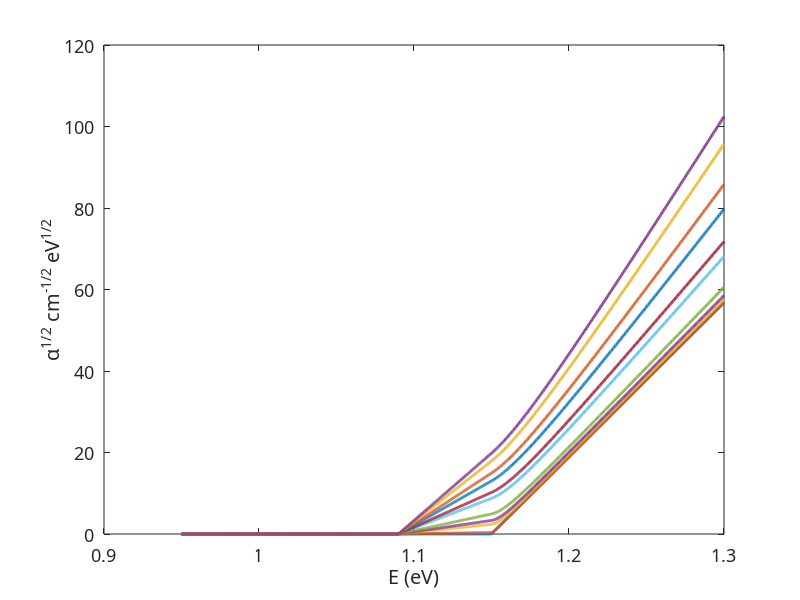

This chart was generated by the following MATLAB code: (Note: this script raises an error after producing the figure.)
clc;
clearvars;
close all;

format long;
set(0,'DefaultAxesFontName', 'Latex');
set(0,'DefaultAxesFontSize', 13);

%% physical constants
m0      = 9.11e-31;
q       = 1.6e-19;
eps0    = 8.854e-12;
kB      =  1.38e-23;
h       = 6.624e-34;
hcut    = h/(2*pi);
c       = 3e8;

me      = 0.98*m0;
mh      = 0.16*m0;
mr      = me*mh/(me+mh);

fcv     = 23*q; %constant
fcvf    = fcv/1000;

eps     = 11.9*eps0;
Eg      = 1.12*q;

%% Vashni's law
Eg0     = 1.17; %eV
A       = 7.021e-4;
B       = 1108;

Eg_V    = @(T) (Eg0 - A*T^2/(B + T))*q; %Vashni's law
Ep      = 0.03 * q;     % Typical phonon energy 20-30meV
%% Task 2: Indirect bandgap
Ts      = [20, 42, 77, 90, 112, 170, 195, 249, 291, 363, 415];
% E       = linspace(Eg-0.1*q,Eg+0.2*q,1000);
E       = linspace(0.95*q,1.3*q,1000);
eV      = 1.6 * 10^-19;

% Direct Allowed transition
figure(3);
for  T = Ts
     %EgT   = Eg_V(T); %From Vashni's law
     EgT  = Eg; %bandgap does not change with temperature
     alpha = (E>EgT-Ep).*(E - EgT + Ep).^2./(exp(Ep./(kB*T)) - 1) ...
            + (E>EgT+Ep).*(E - EgT - Ep).^2./(1 - exp(-Ep./(kB*T)));
     alpha = (4*5.9135e20)^2.*alpha;   % need to make it work

% from the graph in the paper, 415K has photon energy 1.10 eV for 3.25 cm^-.5 eV^0.5
% plotted sqrt(alpha), got 5.49580e-21 at 1.10eV for 415k
% so 3.25/5.49580e-21 = 5.9135e20 which is the proportionality constant;
    plot(E/q, sqrt(alpha),'Linewidth', 2,...
        'DisplayName',sprintf('T = %d K',T));

    hold on;
end
xlabel ('E (eV)');
ylabel('\alpha^{1/2} cm^{-1/2} eV^{1/2}');
title(sprintf("Energy-dependent \\alpha^{1/2} for %s",string));
subtitle("Due to phonon emission/absorption");
% xlim([Eg/q-0.1,Eg/q+0.2]);
xlim([0.95,1.2]);
ylim([0, 7]);
grid on;
legend('Box','off');
